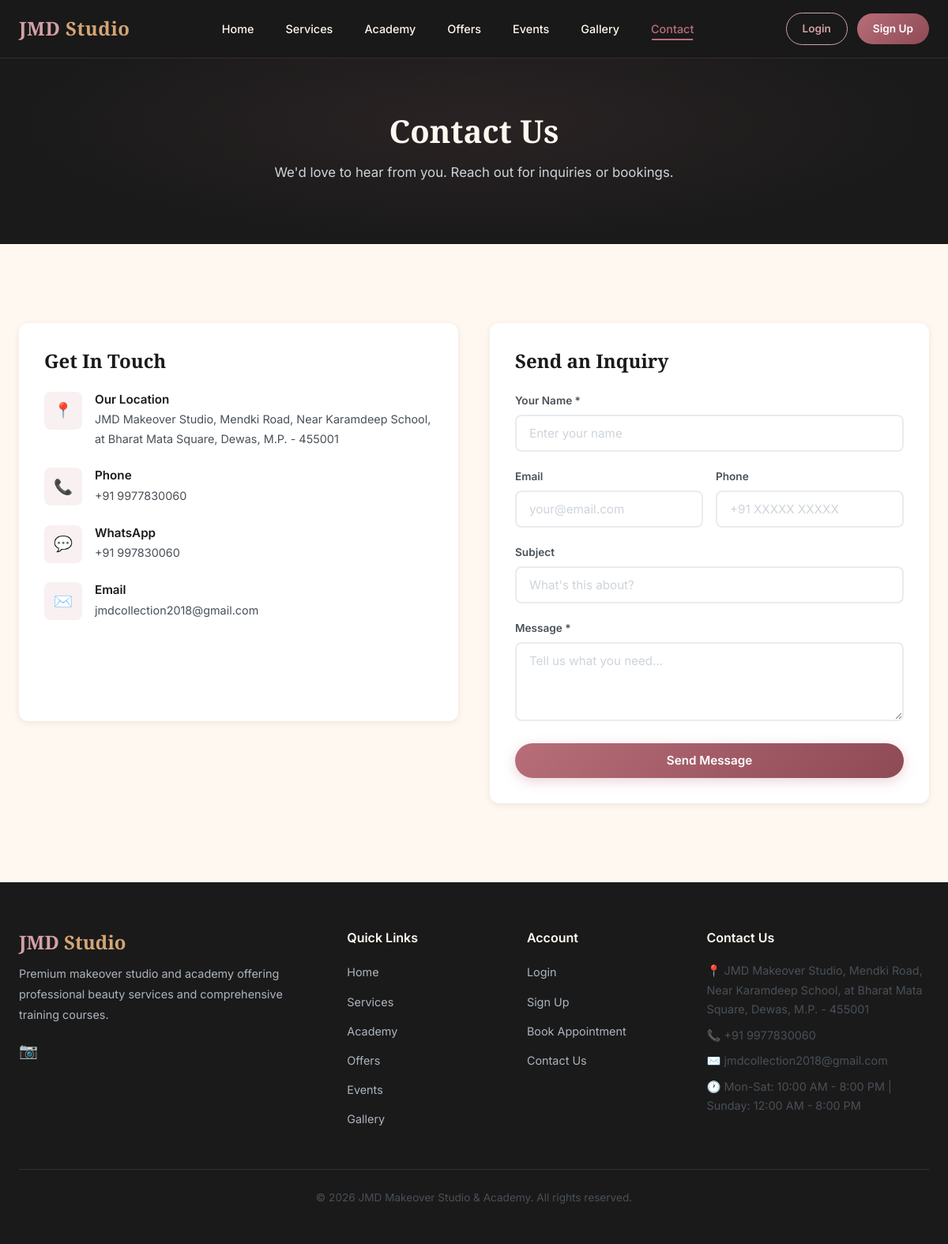
The app's page /contact with its own data.
### tables this page shows
CREATE TABLE site_settings (
    key TEXT PRIMARY KEY,
    value TEXT
);

### app.py (the view, shortened to what this page needs)
@app.route('/contact', methods=['GET', 'POST'])
def contact():
    return render_template('contact.html')

### app.py (called while the page is built)
def get_db():
    if 'db' not in g:
        g.db = sqlite3.connect(DB_NAME)
        g.db.row_factory = sqlite3.Row
    return g.db

def get_settings():
    db = get_db()
    rows = db.execute('SELECT key, value FROM site_settings').fetchall()
    return {row['key']: row['value'] for row in rows}

@app.context_processor
def inject_user():
    user = None
    unread_count = 0
    if 'user_id' in session:
        db = get_db()
        user = db.execute('SELECT * FROM users WHERE id = ?', (session['user_id'],)).fetchone()
        unread_count = db.execute('SELECT COUNT(*) FROM notifications WHERE user_id = ? AND is_read = 0',
                                  (session['user_id'],)).fetchone()[0]
    settings = get_settings()
    return dict(current_user=user, unread_count=unread_count, site=settings)

### templates/contact.html (shortened to what this page needs)
{% extends 'base.html' %}
{% block content %}
<div class="page-header">
    <div class="container">
        <h1>Contact Us</h1>
        <p>We'd love to hear from you. Reach out for inquiries or bookings.</p>
    </div>
</div>
<section class="section">
    <div class="container">
        <div class="contact-grid">
            <div class="contact-info-card">
                <h3 class="mb-3">Get In Touch</h3>
                <div class="contact-item">
                    <div class="contact-item-icon">📍</div>
                    <div>
                        <h4>Our Location</h4>
                        <p>{{ site.get('address', 'JMD Makeover Studio') }}</p>
                    </div>
                </div>
                <div class="contact-item">
                    <div class="contact-item-icon">📞</div>
                    <div>
                        <h4>Phone</h4>
                        <p>{{ site.get('phone', '+91 98765 43210') }}</p>
                    </div>
                </div>
                <div class="contact-item">
                    <div class="contact-item-icon">💬</div>
                    <div>
                        <h4>WhatsApp</h4>
                        <p>{{ site.get('whatsapp', site.get('phone', '+91 98765 43210')) }}</p>
                    </div>
                </div>
                <div class="contact-item">
                    <div class="contact-item-icon">✉️</div>
                    <div>
                        <h4>Email</h4>
                        <p>{{ site.get('email', 'info@jmdstudio.com') }}</p>
                    </div>
                </div>
            </div>
            <div class="contact-form-card">
                <h3 class="mb-3">Send an Inquiry</h3>
                <form method="POST" action="{{ url_for('contact') }}">
                    <div class="form-group">
                        <label for="name">Your Name *</label>
                        <input type="text" id="name" name="name" class="form-control" placeholder="Enter your name" required>
                    </div>
                    <div class="form-row">
                        <div class="form-group">
                            <label for="email">Email</label>
                            <input type="email" id="email" name="email" class="form-control" placeholder="your@email.com">
                        </div>
                        <div class="form-group">
                            <label for="phone">Phone</label>
                            <input type="tel" id="phone" name="phone" class="form-control" placeholder="+91 XXXXX XXXXX">
                        </div>
                    </div>
                    <div class="form-group">
                        <label for="subject">Subject</label>
                        <input type="text" id="subject" name="subject" class="form-control" placeholder="What's this about?">
                    </div>
                    <div class="form-group">
                        <label for="message">Message *</label>
                        <textarea id="message" name="message" class="form-control" placeholder="Tell us what you need..." required></textarea>
                    </div>
                    <button type="submit" class="btn btn-primary btn-block">Send Message</button>
                </form>
            </div>
        </div>
    </div>
</section>
{% endblock %}

### templates/base.html (shortened to what this page needs)
<!DOCTYPE html>
<html lang="en">
<head>
    <link rel="stylesheet" href="{{ url_for('static', filename='css/style.css') }}">
</head>
<body>
    <nav class="navbar" id="navbar">
        <div class="container">
            <a href="{{ url_for('home') }}" class="nav-brand">
                <span class="logo-text">JMD <span>Studio</span></span>
            </a>
            <ul class="nav-links" id="nav-links">
                <li><a href="{{ url_for('home') }}" class="{% if request.endpoint == 'home' %}active{% endif %}">Home</a></li>
                <li><a href="{{ url_for('services') }}" class="{% if request.endpoint == 'services' %}active{% endif %}">Services</a></li>
                <li><a href="{{ url_for('academy') }}" class="{% if request.endpoint == 'academy' %}active{% endif %}">Academy</a></li>
                <li><a href="{{ url_for('offers') }}" class="{% if request.endpoint == 'offers' %}active{% endif %}">Offers</a></li>
                <li><a href="{{ url_for('events') }}" class="{% if request.endpoint in ['events', 'event_detail'] %}active{% endif %}">Events</a></li>
                <li><a href="{{ url_for('gallery') }}" class="{% if request.endpoint == 'gallery' %}active{% endif %}">Gallery</a></li>
                <li><a href="{{ url_for('contact') }}" class="{% if request.endpoint == 'contact' %}active{% endif %}">Contact</a></li>
            </ul>
            <div class="nav-auth" id="nav-auth">
                {% if current_user %}
                    <a href="{{ url_for('user_dashboard') }}" class="btn-nav btn-nav-outline">Dashboard</a>
                    <a href="{{ url_for('logout') }}" class="btn-nav btn-nav-solid">Logout</a>
                {% else %}
                    <a href="{{ url_for('login') }}" class="btn-nav btn-nav-outline">Login</a>
                    <a href="{{ url_for('signup') }}" class="btn-nav btn-nav-solid">Sign Up</a>
                {% endif %}
            </div>
        </div>
    </nav>
    <main>
        {% block content %}{% endblock %}
    </main>
    {% block footer %}
    <footer class="footer">
        <div class="container">
            <div class="footer-grid">
                <div class="footer-brand">
                    <h3>JMD <span>Studio</span></h3>
                    <p>{{ site.get('about_text', 'Premium makeover studio and academy.') }}</p>
                    {% if site.get('instagram') or site.get('facebook') or site.get('youtube') %}
                    <div style="margin-top: 12px; display: flex; gap: 12px;">
                        {% if site.get('instagram') %}<a href="{{ site.instagram }}" target="_blank" style="color: var(--rose-gold); font-size: 1.2rem;">📷</a>{% endif %}
                    </div>
                    {% endif %}
                </div>
                <div>
                    <h4>Quick Links</h4>
                    <ul class="footer-links">
                        <li><a href="{{ url_for('home') }}">Home</a></li>
                        <li><a href="{{ url_for('services') }}">Services</a></li>
                        <li><a href="{{ url_for('academy') }}">Academy</a></li>
                        <li><a href="{{ url_for('offers') }}">Offers</a></li>
                        <li><a href="{{ url_for('events') }}">Events</a></li>
                        <li><a href="{{ url_for('gallery') }}">Gallery</a></li>
                    </ul>
                </div>
                <div>
                    <h4>Account</h4>
                    <ul class="footer-links">
                        <li><a href="{{ url_for('login') }}">Login</a></li>
                        <li><a href="{{ url_for('signup') }}">Sign Up</a></li>
                        <li><a href="{{ url_for('book_appointment') }}">Book Appointment</a></li>
                        <li><a href="{{ url_for('contact') }}">Contact Us</a></li>
                    </ul>
                </div>
                <div class="footer-contact">
                    <h4>Contact Us</h4>
                    <p>📍 {{ site.get('address', 'JMD Makeover Studio') }}</p>
                    <p>📞 {{ site.get('phone', '+91 98765 43210') }}</p>
                    <p>✉️ {{ site.get('email', 'info@jmdstudio.com') }}</p>
                    <p>🕐 {{ site.get('working_hours', 'Mon-Sat: 10AM - 8PM') }}</p>
                </div>
            </div>
            <div class="footer-bottom">
                <p>&copy; 2026 {{ site.get('studio_name', 'JMD Makeover Studio & Academy') }}. All rights reserved.</p>
            </div>
        </div>
    </footer>
    {% endblock %}
</body>
</html>

### records on screen
site_settings: get "JMD Makeover Studio, Mendki Road, Near Karamdeep School, at Bharat Mata Square, Dewas, M.P. - 455001"
site_settings: get "+91 9977830060", get "+91 997830060"
site_settings: get "jmdcollection2018@gmail.com"
site_settings: get "Premium makeover studio and academy offering professional beauty services and comprehensive training courses."
site_settings: get "Mon-Sat: 10:00 AM - 8:00 PM | Sunday: 12:00 AM - 8:00 PM"
site_settings: get "JMD Makeover Studio & Academy"
